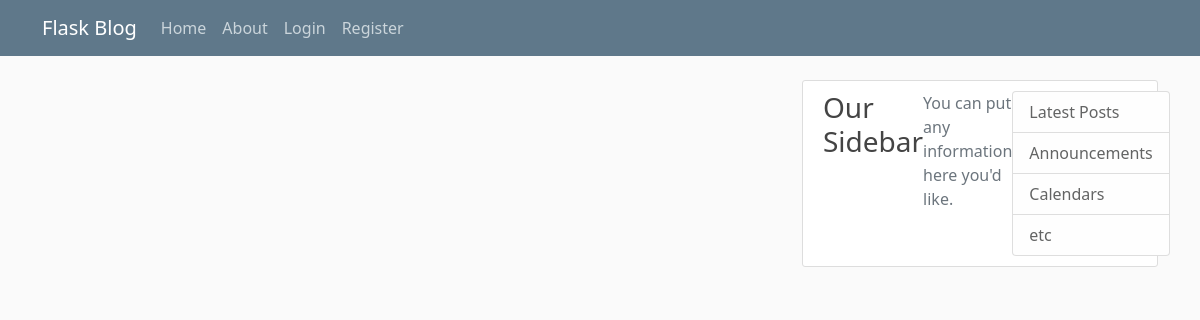
The app's page /home, older data.
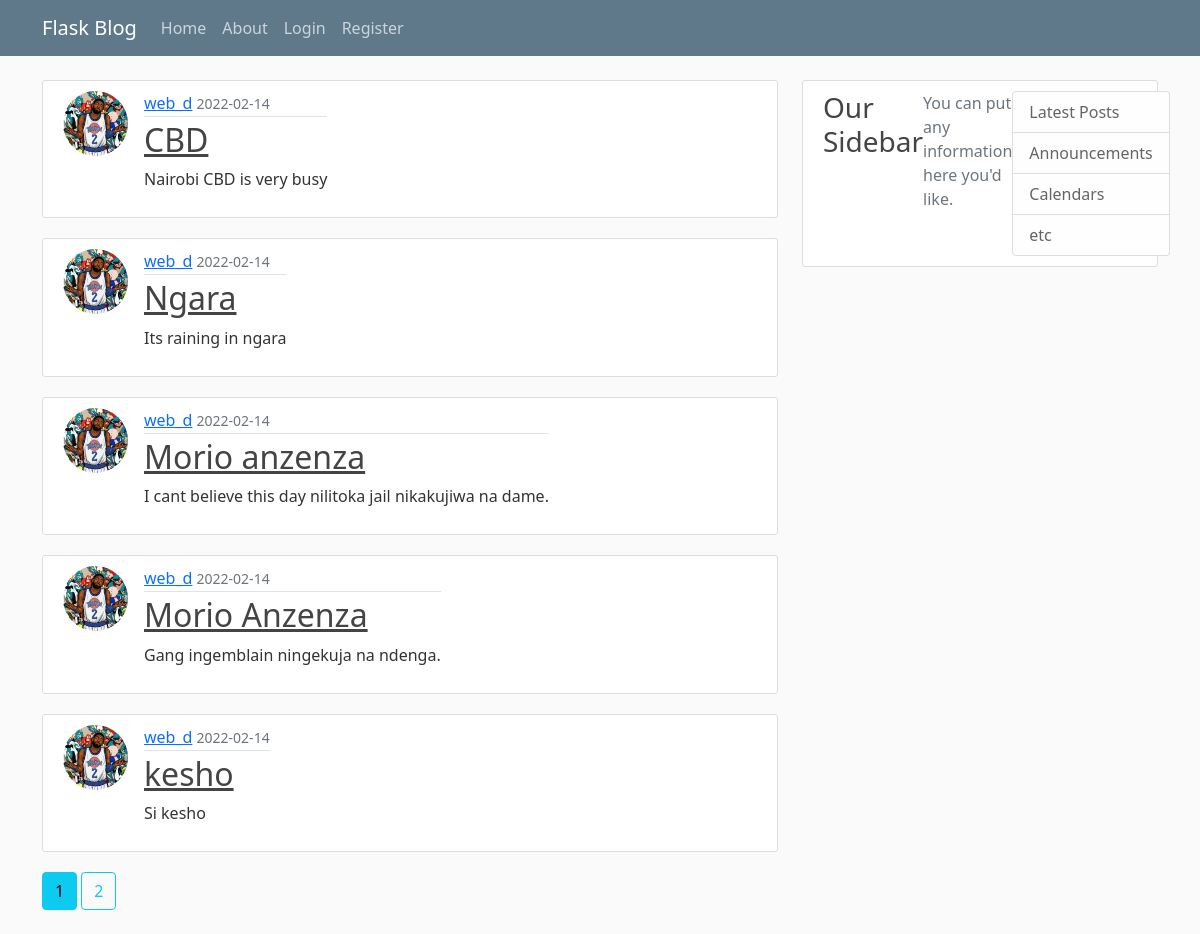
The same page, newer data.
### flaskblog/posts/models.py (models this page shows, shortened)
class Post(db.Model):
    id = db.Column(db.Integer, primary_key=True)
    title = db.Column(db.String(100), nullable=False)
    date_posted = db.Column(db.DateTime, nullable=False, default=datetime.utcnow)
    content = db.Column(db.Text, nullable=False)
    user_id = db.Column(db.Integer, db.ForeignKey('user.id'), nullable=False)

### flaskblog/users/models.py (models this page shows, shortened)
class User(db.Model, UserMixin):
    id = db.Column(db.Integer, primary_key=True)
    username = db.Column(db.String(20), unique=True, nullable=False)
    email = db.Column(db.String(120), unique=True, nullable=False)
    image_file = db.Column(db.String(20), nullable=False, default='default.jpg')
    password = db.Column(db.String(60), nullable=False)
    posts = db.relationship('Post', backref='author', lazy=True)

### flaskblog/main/routes.py (the view)
@main.route('/')
@main.route('/home')
def home():
    page = request.args.get('page', 1, type=int)
    posts = Post.query.order_by(Post.date_posted.desc()).paginate(page=page, per_page=5)
    return render_template('home.html', posts=posts)

### flaskblog/templates/home.html
{% extends 'layout.html' %}
{% block content %}
    {% for post in posts.items %}
    <article class="media content-section">
      <div>
        <img src="{{ url_for('static', filename='profile_pics/' + post.author.image_file) }}" alt="profile-pic" class="rounded-circle article-img">
      </div>
      <div class="media-body">
        <div class="article-metadata">
          <a class="mr-2" href="{{ url_for('users.account', username=post.author.username) }}">{{ post.author.username }}</a>
          <small class="text-muted">{{ post.date_posted.strftime('%Y-%m-%d') }}</small>
        </div>
        <h2><a class="article-title" href="{{ url_for('posts.post', post_id=post.id) }}">{{ post.title }}</a></h2>
        <p class="article-content">{{ post.content }}</p>
      </div>
    </article>
    {% endfor %}
    {% for page_num in posts.iter_pages(left_edge=1, right_edge=1, left_current=1, right_current=2) %}
      {% if page_num %}
        {% if page_num == posts.page %}
          <a href="{{ url_for('main.home', page=page_num) }}" class="btn btn-info mb-4">{{page_num}}</a>
        {% else %}
          <a href="{{ url_for('main.home', page=page_num) }}" class="btn btn-outline-info mb-4">{{page_num}}</a>
        {% endif %}
      {% else %}
        ...
      {% endif %}
    {% endfor %}
{% endblock %}

### flaskblog/templates/layout.html (shortened to what this page needs)
<html>
<head>
    <link href="https://cdn.jsdelivr.net/npm/bootstrap@5.0.2/dist/css/bootstrap.min.css" rel="stylesheet">
    <link rel="stylesheet" type="text/css" href="{{ url_for('static', filename='main.css') }}">
</head>
<body>
    <header class="site-header">
      <nav class="navbar navbar-expand-md navbar-dark bg-steel fixed-top">
        <div class="container">
          <a class="navbar-brand mr-4" href="/">Flask Blog</a>
          <div class="collapse navbar-collapse" id="navbarToggle">
            <div class="navbar-nav mr-auto">
              <a class="nav-item nav-link" href="/">Home</a>
              <a class="nav-item nav-link" href="/about">About</a>
            </div>
            <div class="navbar-nav">
              {% if current_user.is_authenticated %}
              <a class="nav-item nav-link" href="{{url_for('posts.new_post')}}">New Post</a>
              <a class="nav-item nav-link" href="{{url_for('users.account', username=current_user.username)}}">Profile</a>
              <a class="nav-item nav-link" href="{{url_for('users.logout')}}">Logout</a>
              {% else %}
              <a class="nav-item nav-link" href="/login">Login</a>
              <a class="nav-item nav-link" href="/register">Register</a>
              {% endif %}
            </div>
          </div>
        </div>
      </nav>
    </header>
    <main role="main" class="container">
      <div class="row">
        <div class="col-md-8">
          {% block content %}{% endblock %}
        </div>
        <div class="col-md-4">
          <div class="content-section">
            <h3>Our Sidebar</h3>
            <p class='text-muted'>You can put any information here you'd like.
              <ul class="list-group">
                <li class="list-group-item list-group-item-light">Latest Posts</li>
                <li class="list-group-item list-group-item-light">Announcements</li>
                <li class="list-group-item list-group-item-light">Calendars</li>
                <li class="list-group-item list-group-item-light">etc</li>
              </ul>
            </p>
          </div>
        </div>
      </div>
    </main>
</body>
</html>

### flaskblog/static/main.css (style rules this page uses)
body { background: #fafafa; color: #333333; margin-top: 5rem; }
h1, h2, h3, h4, h5, h6 { color: #444444; }
.bg-steel { background-color: #5f788a; }
.site-header .navbar-nav .nav-link { color: #cbd5db; }
.content-section { background: #ffffff; padding: 10px 20px; border: 1px solid #dddddd; border-radius: 3px; margin-bottom: 20px; display: flex; }
.article-title { color: #444444; }
.article-content { white-space: pre-line; }
.article-img { height: 65px; width: 65px; margin-right: 16px; }
.article-metadata { padding-bottom: 1px; margin-bottom: 4px; border-bottom: 1px solid #e3e3e3 }

Row changes from the older to the newer data that the page shows:
added Post: image_file (picture), author.username "web_d", date_posted "2022-02-14", title "CBD", content "Nairobi CBD is very busy"
added Post: image_file (picture), author.username "web_d", date_posted "2022-02-14", title "Ngara", content "Its raining in ngara"
added Post: image_file (picture), author.username "web_d", date_posted "2022-02-14", title "Morio anzenza", content "I cant believe this day nilitoka jail nikakujiwa na dame."
added Post: image_file (picture), author.username "web_d", date_posted "2022-02-14", title "Morio Anzenza", content "Gang ingemblain ningekuja na ndenga."
added Post: image_file (picture), author.username "web_d", date_posted "2022-02-14", title "kesho", content "Si kesho"
Text that changed along with them:
new list line: "1"
new list line: "2"
